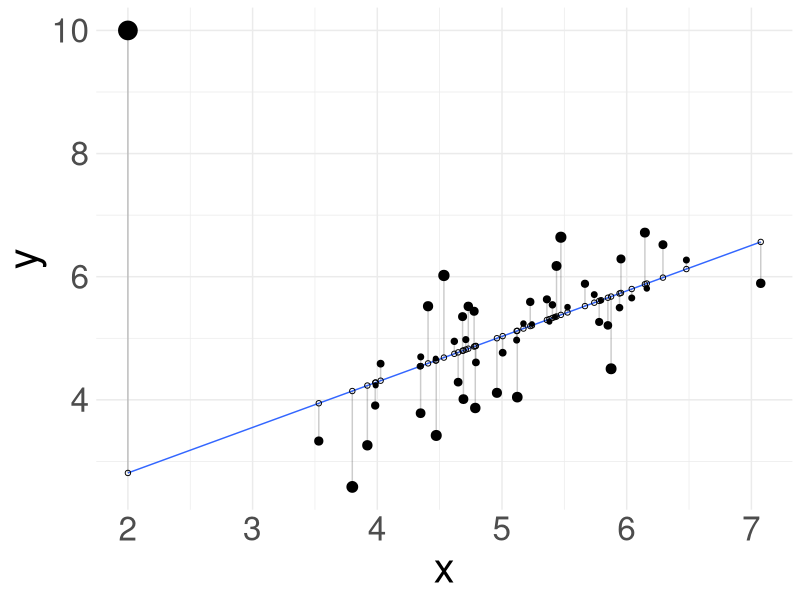
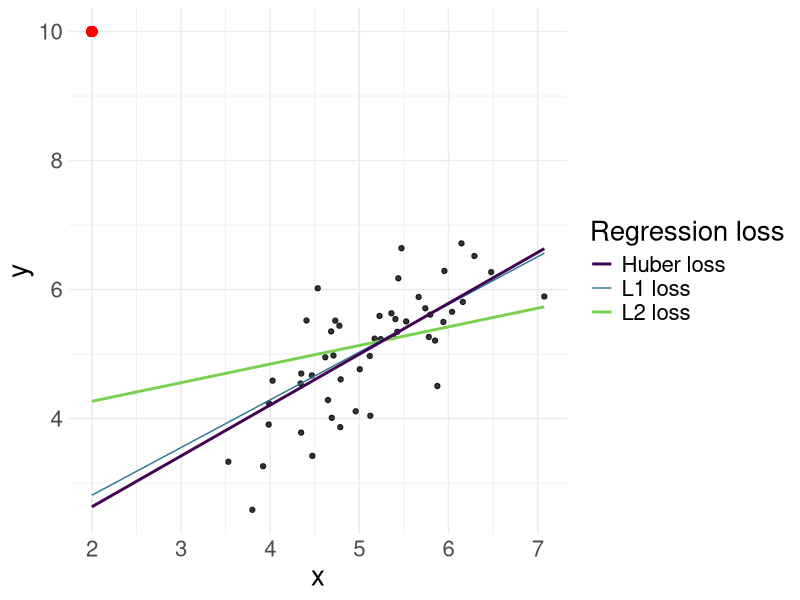
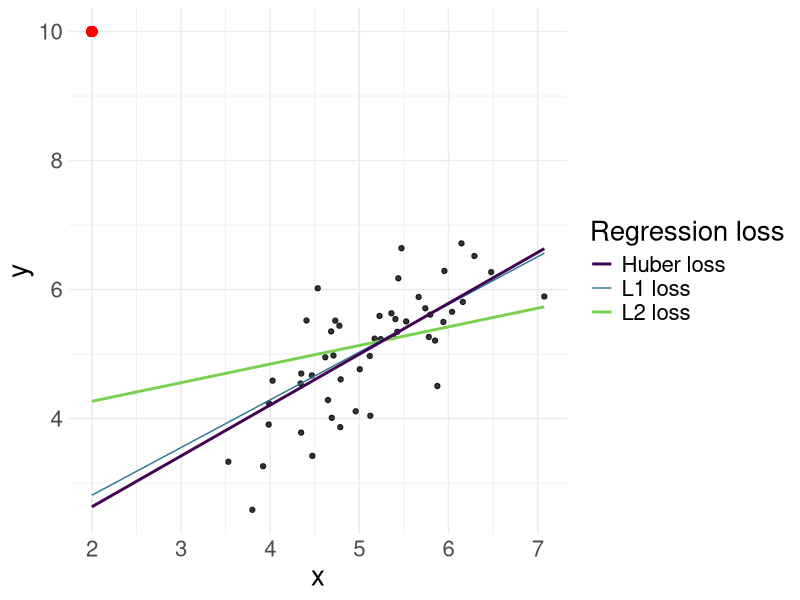

These charts were generated, in order, by the following R code:
# ------------------------------------------------------------------------------
# losses properties

# FIG: l1, l2, huber loss on regression to show robustness
# ------------------------------------------------------------------------------

library(mvtnorm)
library(ggplot2)
library(quantreg)

set.seed(123)

# ------------------------------------------------------------------------------

sigma = matrix(c(0.9, 0.8, 0.8, .09), nrow = 2)
mat   = as.data.frame(rmvnorm(50, mean = c(5,5), sigma = sigma, method = "chol"))
outlier = c(2, 10)

# override the main matrix
mat = rbind(mat, outlier)

colnames(mat) = c("x", "y")
# fit the model
fit_l1 = rq(y ~ x, data = mat, tau = 0.5)

mat$predicted_l1 = predict(fit_l1) 
mat$residuals_l1 = residuals(fit_l1)
# https://drsimonj.svbtle.com/visualising-residuals
ggplot(mat, aes(x, y)) +
  geom_quantile(quantiles = 0.5) +
  geom_segment(aes(xend = x, yend = predicted_l1), alpha = .2) +
  geom_point(aes(size = abs(residuals_l1))) +
  #  this does not work? scale_color_continuous(low = "black", high = "red") +
  guides(color = FALSE, size = FALSE) +  
  geom_point(aes(y = predicted_l1), shape = 1) +
  theme_minimal() + 
  theme(text = element_text(size = 30L))


######################################

p = ggplot(mat,aes(x,y)) + 
  geom_point(alpha = 0.8) +
  geom_point(color = "red", x = outlier[1], y = outlier[2], size = 3L) +
  geom_smooth(method = 'lm', formula = y ~ x, se = FALSE, aes(color = "L2 loss")) +
  geom_quantile(quantiles = 0.5, aes(color = "L1 loss")) +
  geom_smooth(method=MASS::rlm, se = FALSE, formula = y ~ x, aes(color = "Huber loss")) +
  scale_color_viridis_d(name = "Regression loss", end = .8) +
# scale_color_manual(name = "Regression", values = c("L2 loss" = "darkgreen", "L1 loss" = "orange", "Huber loss" = "blue")) +
theme_minimal() +
  theme(text = element_text(size = 20L)) 
p
ggsave("../figure/robustness.png", p, width = 6L, height = 4L)
